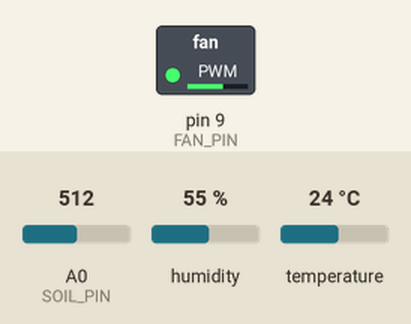
A sketch run on a simulated Arduino Uno, built with avr-gcc and run on an emulated ATmega328P. Shown: switched loads named in the sketch (green lamp = pin HIGH). Inputs (shaded band) come from the test bench; at power-on: humidity 55 %, A0 (SOIL_PIN) = 512, temperature 24 °C. What the sketch prints to the serial monitor is not drawn.

Above: at 2.8 s.
2.9 s: humidity set to 53 %
At 4.5 s:
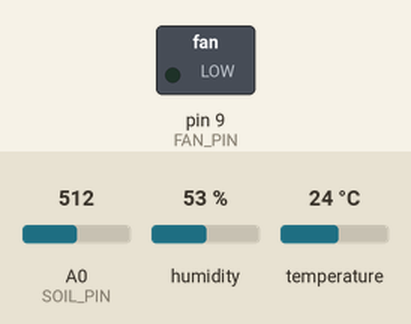
5.6 s: humidity set to 88 %
At 7.0 s:
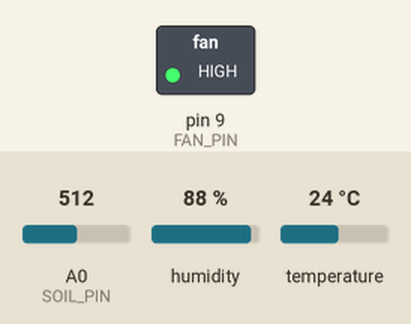
8.3 s: humidity set to 71 %
11.3 s: humidity set to 68 %
At 13.1 s:
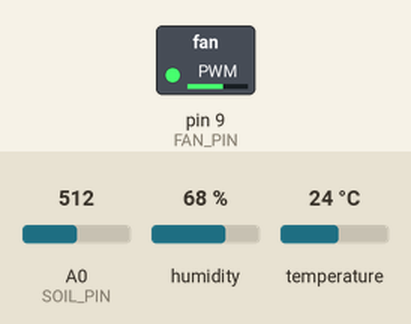
14.0 s: humidity set to 22 %
At 15.5 s:
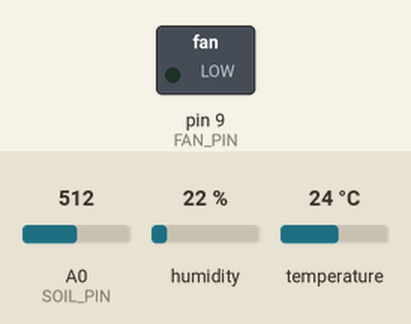
Timing chart, 0 to 17.0 s (numbered marks = the images above; inputs shaded):
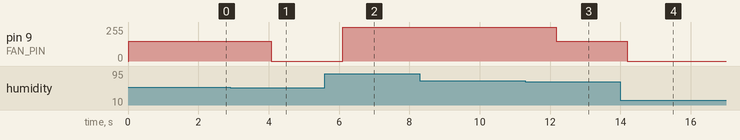

The sketch:

smartfarm_ard.ino
```cpp
#include <DHT.h>

#define DHT_PIN 8   // D2
#define DHT_TYPE DHT11  //
#define SOIL_PIN A0
#define FAN_PIN 9

// 임계값 설정
#define HUMID_HIGH 70.0   // 습도 70% 이상이면 팬 강하게
#define HUMID_MID  55.0   // 55% 이상이면 팬 약하게
#define SOIL_DRY   600    // 토양 수분 낮으면 건조 판단 (0~1023)

DHT dht(DHT_PIN, DHT_TYPE);

void setup()
{
  Serial.begin(9600);
  pinMode(FAN_PIN, OUTPUT);
  dht.begin();
  Serial.println("=== 스마트팜 센서 시작 ===");
}

void loop()
{
  // 센서 읽기
  float humidity = dht.readHumidity();
  float temperature = dht.readTemperature();
  int soilRaw = analogRead(SOIL_PIN);

  // 읽기 실패 체크
  if (isnan(humidity) || isnan(temperature))
  {
    Serial.println("[ERROR] DHT11 읽기 실패");
    delay(2000);
    return;
  }

  // 토양 수분 % 변환 (건조=0%, 수분=100%)
  int soilPercent = map(soilRaw, 1023, 0, 100, 0);

  // 팬 PWM 제어
  int fanSpeed = 0;

  if (humidity >= HUMID_HIGH)
  {
    fanSpeed = 255;         // 최대 속도
  }

  else if (humidity >= HUMID_MID)
  {
    fanSpeed = 150;         // 중간 속도
  }

  else
  {
    fanSpeed = 0;           // 정지
  }

  analogWrite(FAN_PIN, fanSpeed);

  // 시리얼 출력 (나중에 MQTT/Python에서 파싱)
  Serial.print("TEMP:");
  Serial.print(temperature);
  Serial.print(",HUMID:");
  Serial.print(humidity);
  Serial.print(",SOIL:");
  Serial.print(soilPercent);
  Serial.print(",FAN:");
  Serial.println(fanSpeed);

  delay(2000); // 2초마다 측정
}
```

Measured:
- the behaviour switches between 55 and 54 % on humidity (found by bisection; images 0 and 1)
- the behaviour switches between 70 and 69 % on humidity (found by bisection; images 2 and 3)
- after the input at 2.9 s, pin 9 (FAN_PIN): 150/255 → 0/255 after 1.2 s
- after the input at 5.6 s, pin 9 (FAN_PIN): 0/255 → 255/255 after 0.50 s
- after the input at 8.3 s, every drawn part: stays the same
- after the input at 11.3 s, pin 9 (FAN_PIN): 255/255 → 150/255 after 0.87 s
- after the input at 14.0 s, pin 9 (FAN_PIN): 150/255 → 0/255 after 0.20 s
